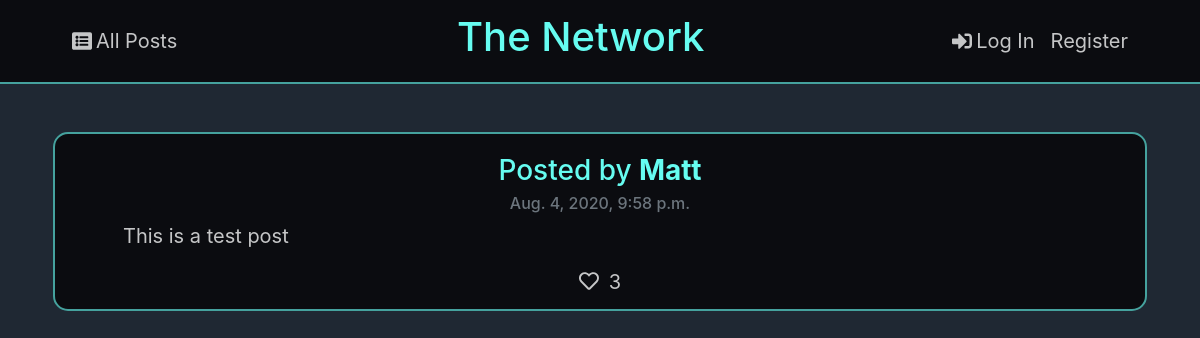
The app's page /, older data.
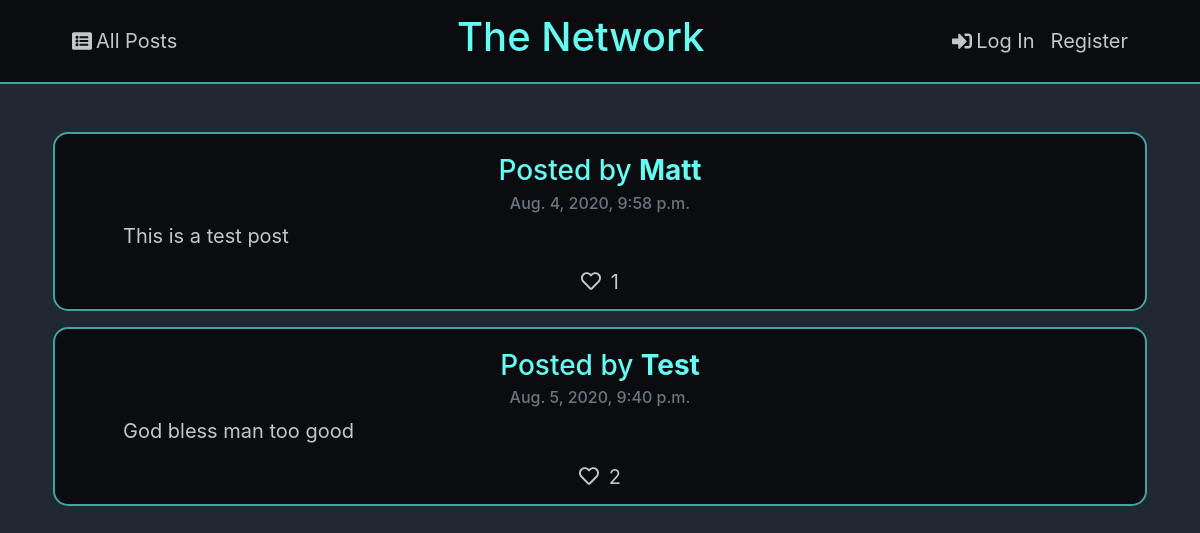
The same page, newer data.
### network/models.py (models this page shows, shortened)
class Post(models.Model):
	content = models.CharField(max_length = 1000)
	date = models.DateTimeField(auto_now_add=True)
	username = models.CharField(max_length = 30)
	likes = models.ManyToManyField(User, blank=True)
	id = models.AutoField(primary_key=True)

### network/views.py (the view)
# urls.py: path("", views.index, name="index"),
def index(request):
    posts = Post.objects.all()
    user = request.user
    print(posts[0].likes.all())
    return render(request, "network/index.html", {"posts": posts, "current_user": user})

### network/templates/network/index.html (shortened to what this page needs)
{% extends "network/layout.html" %}
{% block body %}
    {% for post in posts %}
    	<div class="mt-3 mx-2 px-5 card profile-border background-color neutral-color">
			<div style="font-size: 20px" class="card-body">
				<h3 class="card-title text-center light-accent">Posted by <strong> {{ post.username }}</strong></h3>
				<h6 class="mb-2 card-subtitle text-center text-muted"> {{post.date}} </h6>
				<p> {{post.content}} </p>
				<div class="mt-2 text-center mb-n2">
					{% if user in post.likes.all %}
						<a onclick="unlike(this)"><i class="light-accent fas fa-heart mr-1"></i></a>
					{% else %}
						<a onclick="like(this)"><i class="neutral-link far fa-heart mr-1"></i></a>
					{% endif %}
					<span> {{post.likes.count}} </span>
				</div>
			</div>
		</div>
    {% empty %}
    	<h3 class="text-center light-accent"> There are currently no posts </h3>
    {% endfor %}
{% endblock %}

### network/templates/network/layout.html (shortened to what this page needs)
{% load static %}
<!DOCTYPE html>
<html lang="en">
	<head>
		<link rel="stylesheet" href="https://stackpath.bootstrapcdn.com/bootstrap/4.4.1/css/bootstrap.min.css">
		<link href="{% static 'network/styles.css' %}" rel="stylesheet">
	</head>
	<body class="alt-background-color">
		<nav class="background-color navbar navbar-border navbar-expand-lg justify-content-between" style="font-size: 20px">
			<div class="ml-5">
				<ul class="navbar-nav mr-auto">
					<li class="nav-item">
					 	<a class="nav-link neutral-link" href="{% url 'index' %}"><i class="mr-1 fas fa-list-alt"></i>All Posts</a>
					</li>
				</ul>
			</div>
			<div class="pl-5">
				<ul class="navbar-nav mr-auto">
					<li class="nav-item">
						<a class="navbar-brand light-accent" href="#"><h1>The Network</h1></a>
					</li>
				</ul>
			</div>
			<div class="pr-5">
				<ul class="neutral-color navbar-nav mr-auto">
				{% if user.is_authenticated %}
					<li class="nav-item">
						<a class="nav-link neutral-link" href="{% url 'profile' user.username %}"><i class="mr-1 far fa-user-circle"></i><strong>{{ user.username }}</strong></a>
					</li>
					<li class="nav-item">
						<a class="nav-link neutral-link" href="{% url 'following' %}"><i class="mr-1 fas fa-users"></i>Following</a>
					</li>
					<li class="nav-item">
						<a class="nav-link neutral-link" href="{% url 'logout' %}"><i class="mr-1 fas fa-sign-out-alt"></i>Log Out</a>
					</li>
				{% else %}
					<li class="nav-item">
						<a class="nav-link neutral-link" href="{% url 'login' %}"><i class="mr-1 fas fa-sign-in-alt"></i>Log In</a>
					</li>
					<li class="nav-item">
						<a class="nav-link neutral-link" href="{% url 'register' %}">Register</a>
					</li>
				{% endif %}
			  </ul>
			</div>
		  </nav>
		<div class="container my-5 body">
			{% block body %}
			{% endblock %}
		</div>
	</body>
</html>

### network/static/network/styles.css (style rules this page uses)
.background-color { background-color: #0B0C10; }
.alt-background-color { background-color: #1F2833; }
.neutral-color { color: #C5C6C7; }
.light-accent { color: #66FCF1; }
.navbar-border { border-bottom: 2px solid #45A29E; }
.neutral-link { color: #C5C6C7; }
.profile-border { border: 2px solid #45A29E; border-radius: 15px }

Row changes from the older to the newer data that the page shows:
computed for Post "Matt": likes.count "3" → "1"
added Post: username "Test", date "Aug. 5, 2020, 9:40 p.m.", content "God bless man too good", likes.count "2"
